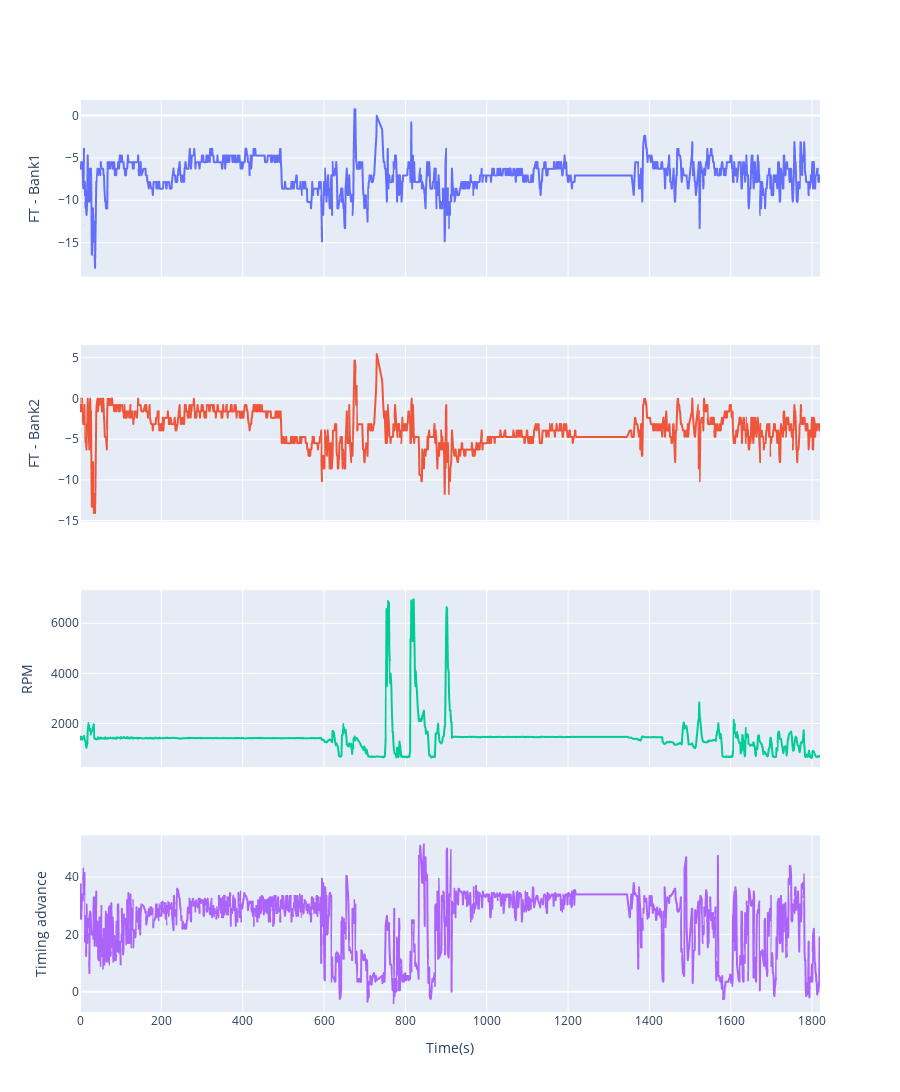

The code cell stored with this chart in its notebook:
### Code cell
# Anfahruckeln

#file = r"Tempomat80.csv"
file = r"VollastAutobahn.csv"

df = pd.read_csv(file, sep=',')

df['FT - Bank1'] = df['STFT - Bank1'] + df['LTFT - Bank1']
df['FT - Bank2'] = df['STFT - Bank2'] + df['LTFT - Bank2']

#print(os.getcwd())
#print(df.head)
#list(df)

'''
data = [ #'session', \
         #'time', \
         #'GPS Longitude', \
         #'GPS Latitude', \
         #'GPS Bearing', \
         #'Absolute throttle position B', \
         #'Throttle position', \
         #'Fuel Rail Pressure', \
         #'MAF(air flow)', \
         #'Catalyst Temp - Bank 1  Sensor 1', \
         #'Catalyst Temp - Bank 2  Sensor 1', \
         #'STFT - Bank1', \
         #'LTFT - Bank1', \
         #'FT - Bank1', \
         #'STFT - Bank2', \
         #'LTFT - Bank2', \
         #'FT - Bank2', \
         #'Air Fuel Ratio (alt)', \
         #'Air Fuel Ratio', \
         #'Coolant', \
         #'Engine Load', \
         #'Absolute load value', \
         #'O2 S1 Equiv. Ratio and/or Current', \
         #'O2 Sensor 1x2', \
         #'O2 Sensor 2x2', \
         #'Relative throttle position', \
         #'RPM', \
         #'Timing advance', \
         #'GPS Speed']
    
data = [ 'session', \
         'time', \
         'GPS Longitude', \
         'GPS Latitude', \
         'GPS Bearing', \
         'Absolute throttle position B', \
         'Throttle position', \
         'Fuel Rail Pressure', \
         'MAF(air flow)', \
         'Catalyst Temp - Bank 1  Sensor 1', \
         'Catalyst Temp - Bank 2  Sensor 1', \
         'STFT - Bank1', \
         'LTFT - Bank1', \
         'FT - Bank1', \
         'STFT - Bank2', \
         'LTFT - Bank2', \
         'FT - Bank2', \
         'Air Fuel Ratio (alt)', \
         'Air Fuel Ratio', \
         'Coolant', \
         'Engine Load', \
         'Absolute load value', \
         'O2 S1 Equiv. Ratio and/or Current', \
         'O2 Sensor 1x2', \
         'O2 Sensor 2x2', \
         'Relative throttle position', \
         'RPM', \
         'Timing advance', \
         'GPS Speed']
'''

data = [ #'session', \
         #'time', \
         #'GPS Longitude', \
         #'GPS Latitude', \
         #'GPS Bearing', \
         #'Absolute throttle position B', \
         #'Throttle position', \
         #'Fuel Rail Pressure', \
         #'MAF(air flow)', \
         #'Catalyst Temp - Bank 1  Sensor 1', \
         #'Catalyst Temp - Bank 2  Sensor 1', \
         #'STFT - Bank1', \
         #'LTFT - Bank1', \
         'FT - Bank1', \
         #'STFT - Bank2', \
         #'LTFT - Bank2', \
         #'FT - Bank2', \
         #'Air Fuel Ratio (alt)', \
         #'Air Fuel Ratio', \
         #'Coolant', \
         #'Engine Load', \
         'Absolute load value', \
         #'O2 S1 Equiv. Ratio and/or Current', \
         #'O2 Sensor 1x2', \
         #'O2 Sensor 2x2', \
         #'Relative throttle position', \
         'RPM', \
         'Timing advance', \
         #'GPS Speed' \
         ]

plotList(data, df)

### Figure 1 — Plotly figure (JSON) as saved in the notebook; plotly's stock layout.template omitted (floating-point values rounded to 4 significant figures; data arrays with more than 128 entries replaced by an {"elided": "..."} marker saying what was removed)
{"data": [{"type": "scattergl", "x": {"elided": "1580 float values"}, "xaxis": "x", "y": {"elided": "1580 float values"}, "yaxis": "y"}, {"type": "scattergl", "x": {"elided": "1580 float values"}, "xaxis": "x2", "y": {"elided": "1580 float values"}, "yaxis": "y2"}, {"type": "scattergl", "x": {"elided": "1580 float values"}, "xaxis": "x3", "y": {"elided": "1580 int values"}, "yaxis": "y3"}, {"type": "scattergl", "x": {"elided": "1580 float values"}, "xaxis": "x4", "y": {"elided": "1580 float values"}, "yaxis": "y4"}], "layout": {"height": 1200, "showlegend": false, "xaxis": {"anchor": "y", "domain": [0, 1], "matches": "x4", "showticklabels": false}, "xaxis2": {"anchor": "y2", "domain": [0, 1], "matches": "x4", "showticklabels": false}, "xaxis3": {"anchor": "y3", "domain": [0, 1], "matches": "x4", "showticklabels": false}, "xaxis4": {"anchor": "y4", "domain": [0, 1], "title": {"text": "Time(s)"}}, "yaxis": {"anchor": "x", "domain": [0.8063, 1], "title": {"text": "FT - Bank1"}}, "yaxis2": {"anchor": "x2", "domain": [0.5375, 0.7312], "title": {"text": "FT - Bank2"}}, "yaxis3": {"anchor": "x3", "domain": [0.2687, 0.4625], "title": {"text": "RPM"}}, "yaxis4": {"anchor": "x4", "domain": [0, 0.1938], "title": {"text": "Timing advance"}}}}
